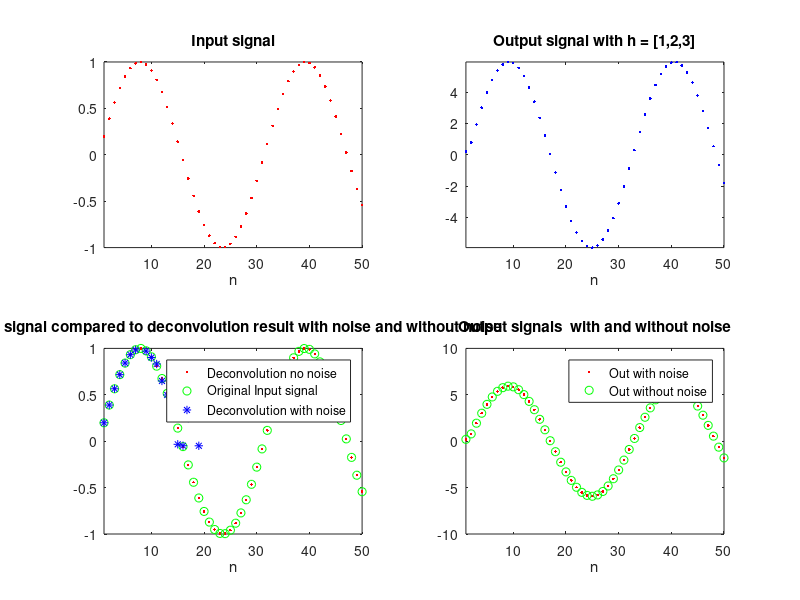
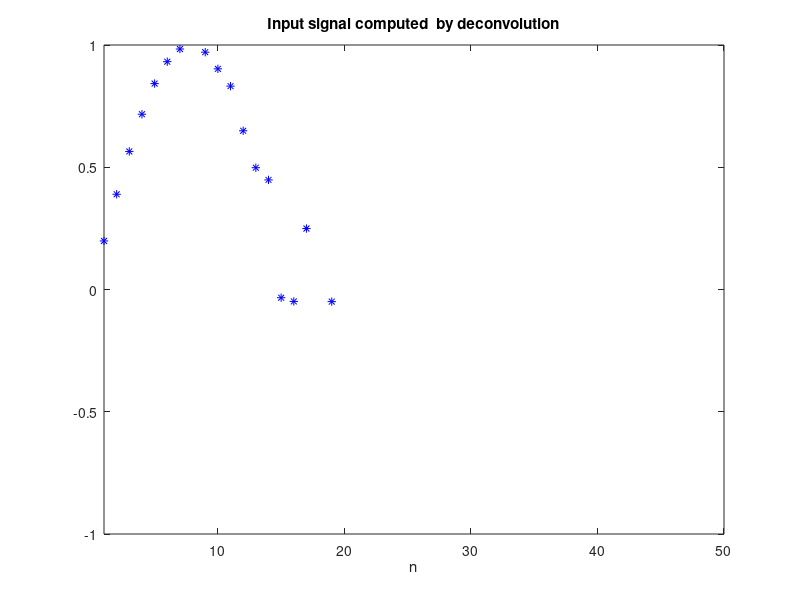

MATLAB code for these plots, in order:
% Computer exerise 1 
% Decunvolution of  a system
% Maurizio Tognolini  16.01.2009
% HEIG-VD  MSE  Zurich
clear all;
close all;clc;

Fig=1;

%% Input signal definition
N = 50;
n = (1:1:N);
omega0 = 0.2;
x = sin(omega0*n);

%% System definition
h= [1,2,3];
o = length(h);   %order of the system




%% Noiseless Output signal computation
y= conv(x,h);


%% Noisy output
Namp=0.0001;
noise= Namp*randn(1,N+o-1);
yn = y+noise;


%% Noiseless deconvolution

[xd, rd] = deconv(y,h);

%% Deconvolution with noise
[xdn, rdn] = deconv(yn,h);


%% Plots
figure (Fig);
Fig = Fig+1;
subplot(2,2,1);
plot(n,x,'.r');
axis([1,N,-1,1])
xlabel('n')
title('Input signal')

subplot(2,2,2);
plot(n,y(1:N),'.b');
axis([1,N,min(y),max(y)])
title('Output signal with h = [1,2,3]')
xlabel('n')

subplot(2,2,3);
plot(n,xd(1:N),'.r',n,x(1:N),'og',n,xdn(1:N),'*b');
axis([1,N,-1,1])
xlabel('n')
title('Input signal compared to deconvolution result with noise and without noise')
legend('Deconvolution no noise', 'Original Input signal', 'Deconvolution with noise')

subplot(2,2,4);
plot(n,yn(1:N),'.r',n,y(1:N),'og');
axis([1,N,-10,10])
xlabel('n')
title('Output signals  with and without noise')
legend('Out with noise', 'Out without noise')

figure(Fig);
Fig = Fig+1;

%subplot(2,2,3);
plot(n,xdn(1:N),'*b');
axis([1,N,-1,1])
xlabel('n')
title('Input signal computed  by deconvolution')

